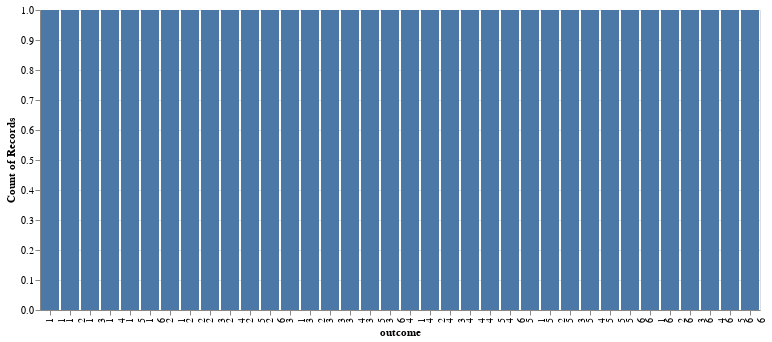

The notebook cell this image was saved under:
### Code cell
alt.Chart(df).mark_bar().encode( # Uniform Distribution
    alt.X('outcome:N'), ## Group by
    y='count()' ## Aggregate Func
)

### Figure 1 — Vega-Lite specification as saved in the notebook (floating-point values rounded to 4 significant figures)
{"config": {"view": {"continuousWidth": 400, "continuousHeight": 300}}, "data": {"name": "data-ca1cd3c2ab30403dbf79bf62a713bd89"}, "mark": "bar", "encoding": {"x": {"type": "nominal", "field": "outcome"}, "y": {"type": "quantitative", "aggregate": "count"}}, "$schema": "https://vega.github.io/schema/vega-lite/v4.8.1.json", "datasets": {"data-ca1cd3c2ab30403dbf79bf62a713bd89": [{"outcome": [1, 1], "sum": 2}, {"outcome": [1, 2], "sum": 3}, {"outcome": [1, 3], "sum": 4}, {"outcome": [1, 4], "sum": 5}, {"outcome": [1, 5], "sum": 6}, {"outcome": [1, 6], "sum": 7}, {"outcome": [2, 1], "sum": 3}, {"outcome": [2, 2], "sum": 4}, {"outcome": [2, 3], "sum": 5}, {"outcome": [2, 4], "sum": 6}, {"outcome": [2, 5], "sum": 7}, {"outcome": [2, 6], "sum": 8}, {"outcome": [3, 1], "sum": 4}, {"outcome": [3, 2], "sum": 5}, {"outcome": [3, 3], "sum": 6}, {"outcome": [3, 4], "sum": 7}, {"outcome": [3, 5], "sum": 8}, {"outcome": [3, 6], "sum": 9}, {"outcome": [4, 1], "sum": 5}, {"outcome": [4, 2], "sum": 6}, {"outcome": [4, 3], "sum": 7}, {"outcome": [4, 4], "sum": 8}, {"outcome": [4, 5], "sum": 9}, {"outcome": [4, 6], "sum": 10}, {"outcome": [5, 1], "sum": 6}, {"outcome": [5, 2], "sum": 7}, {"outcome": [5, 3], "sum": 8}, {"outcome": [5, 4], "sum": 9}, {"outcome": [5, 5], "sum": 10}, {"outcome": [5, 6], "sum": 11}, {"outcome": [6, 1], "sum": 7}, {"outcome": [6, 2], "sum": 8}, {"outcome": [6, 3], "sum": 9}, {"outcome": [6, 4], "sum": 10}, {"outcome": [6, 5], "sum": 11}, {"outcome": [6, 6], "sum": 12}]}}
